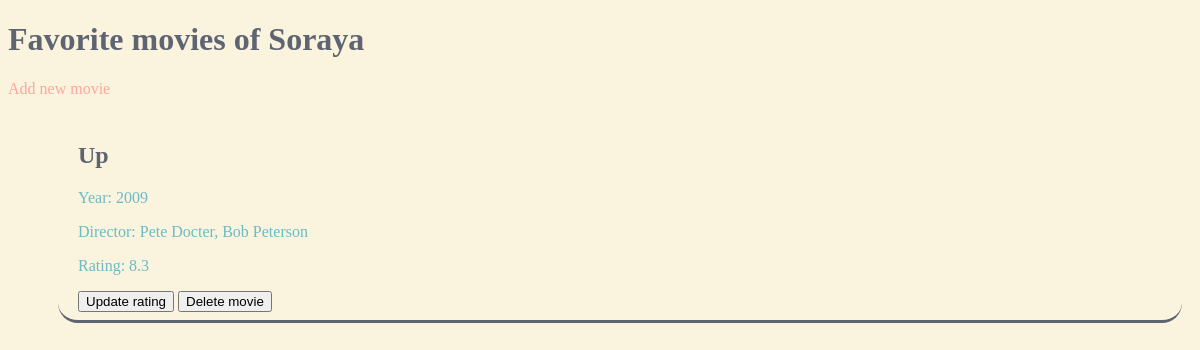
Before: /users/1 with the older database file.
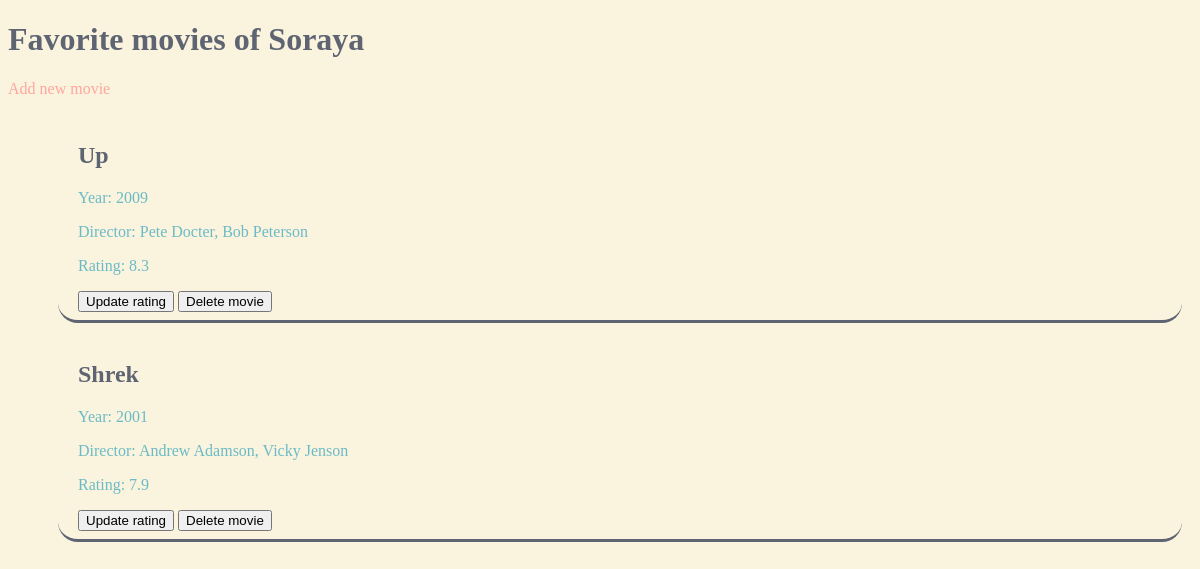
After: the same page with the newer database file.
### data_models.py (models this page shows, shortened)
class Movie(db.Model):
    __tablename__ = "movies"
    movie_id = db.Column(db.Integer, primary_key=True, unique=True, autoincrement=True)
    user_id = db.Column(db.Integer, db.ForeignKey("users.user_id"))
    title = db.Column(db.String(50))
    year = db.Column(db.Integer)
    director = db.Column(db.String)
    rating = db.Column(db.Float)

### app.py (the view)
@app.route("/users/<user_id>")  # exhibit a specific user’s list of favorite movies.
def list_favorite_movies(user_id):
    users = data_manager.get_all_users()
    user_name = data_manager.find_user_by_id(user_id)
    user_movies = data_manager.get_user_movies(user_id)
    try:
        return render_template('user_movies.html', users=users, user_name=user_name, user_movies=user_movies,
                               user_id=user_id)
    except UndefinedError:
        error_message = "User ID could not be found."
        return render_template("not_found.html", error_message=error_message)

### datamanager/sqlite_datamanager.py (called while the page is built)
    def get_all_users(self):
        return User.query.all()

    def get_user_movies(self, user_id):
        user_movies = Movie.query.join(User).filter(int(user_id) == Movie.user_id)
        return user_movies

    def find_user_by_id(self, user_id):
        selected_user = User.query.filter_by(user_id=int(user_id)).first()
        return selected_user.user_name

### templates/user_movies.html (shortened to what this page needs)
<!DOCTYPE html>
<html lang="en">
<head>
    <link rel="stylesheet" href="{{url_for('static', filename='style.css')}}">
</head>
<body>
<h1>Favorite movies of {{ user_name }}</h1>
<a href="/users/{{ user_id }}/add_movie">Add new movie</a>
<ul>
    {% for movie in user_movies %}
    <li class="movie">
        <h2>{{ movie.title }}</h2>
        <p>Year: {{ movie.year }}</p>
        <p>Director: {{ movie.director }}</p>
        <p>Rating: {{ movie.rating }}</p>
        <a href="/users/{{ user_id }}/update_movie/{{ user_movies.movie_id }}"><button>Update rating</button></a>
        <a href="/users/{{ user_id }}/delete_movie/{{ user_movies.movie_id }}"><button>Delete movie</button></a>
    </li>
    {% endfor %}
</ul>
</body>
</html>

Changed rows visible on the page:
added Movie: title "Shrek", year "2001", director "Andrew Adamson, Vicky Jenson", rating "7.9"
